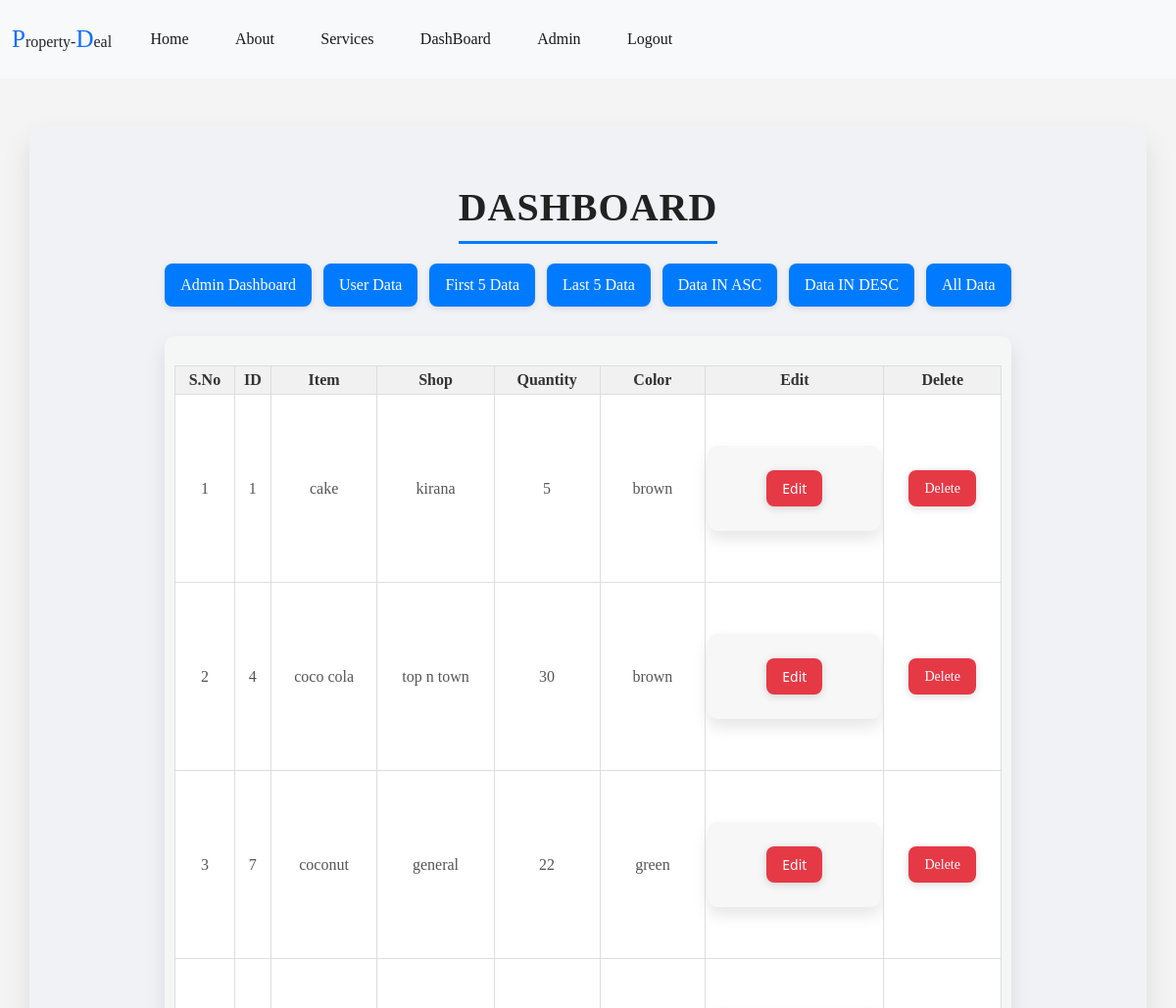
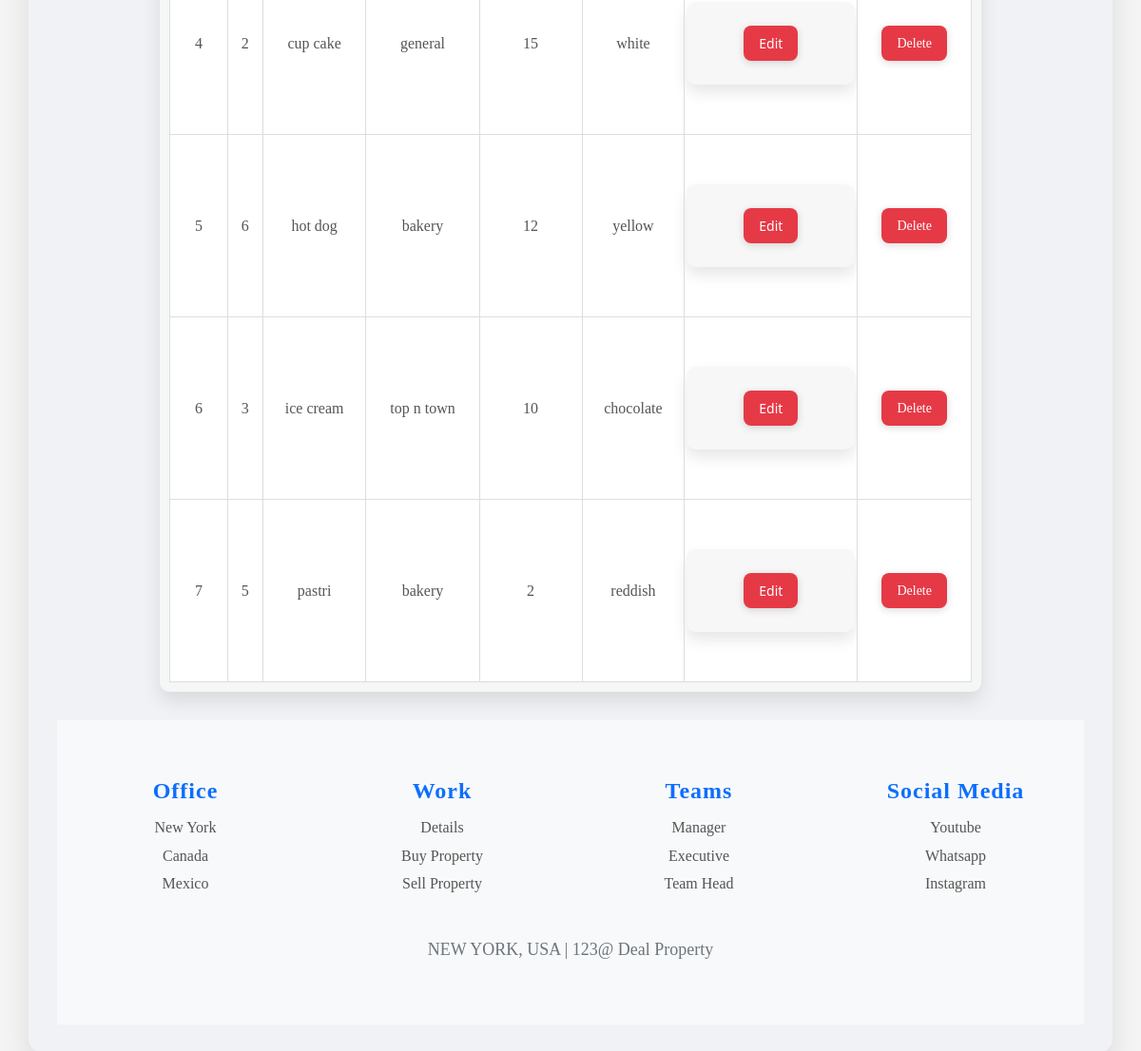
The page /asc/5/ on the database as committed earlier (2 pictures, top to bottom).
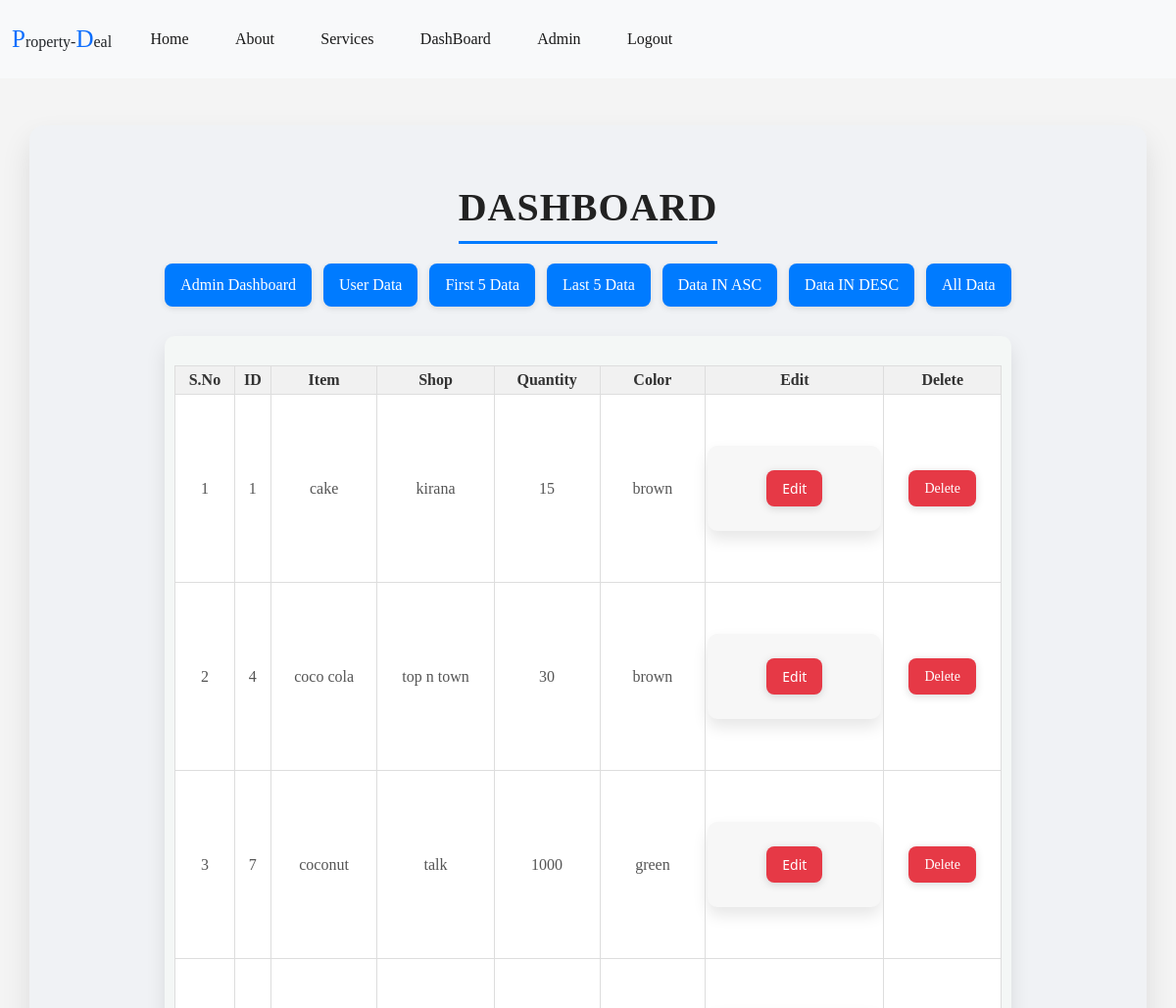
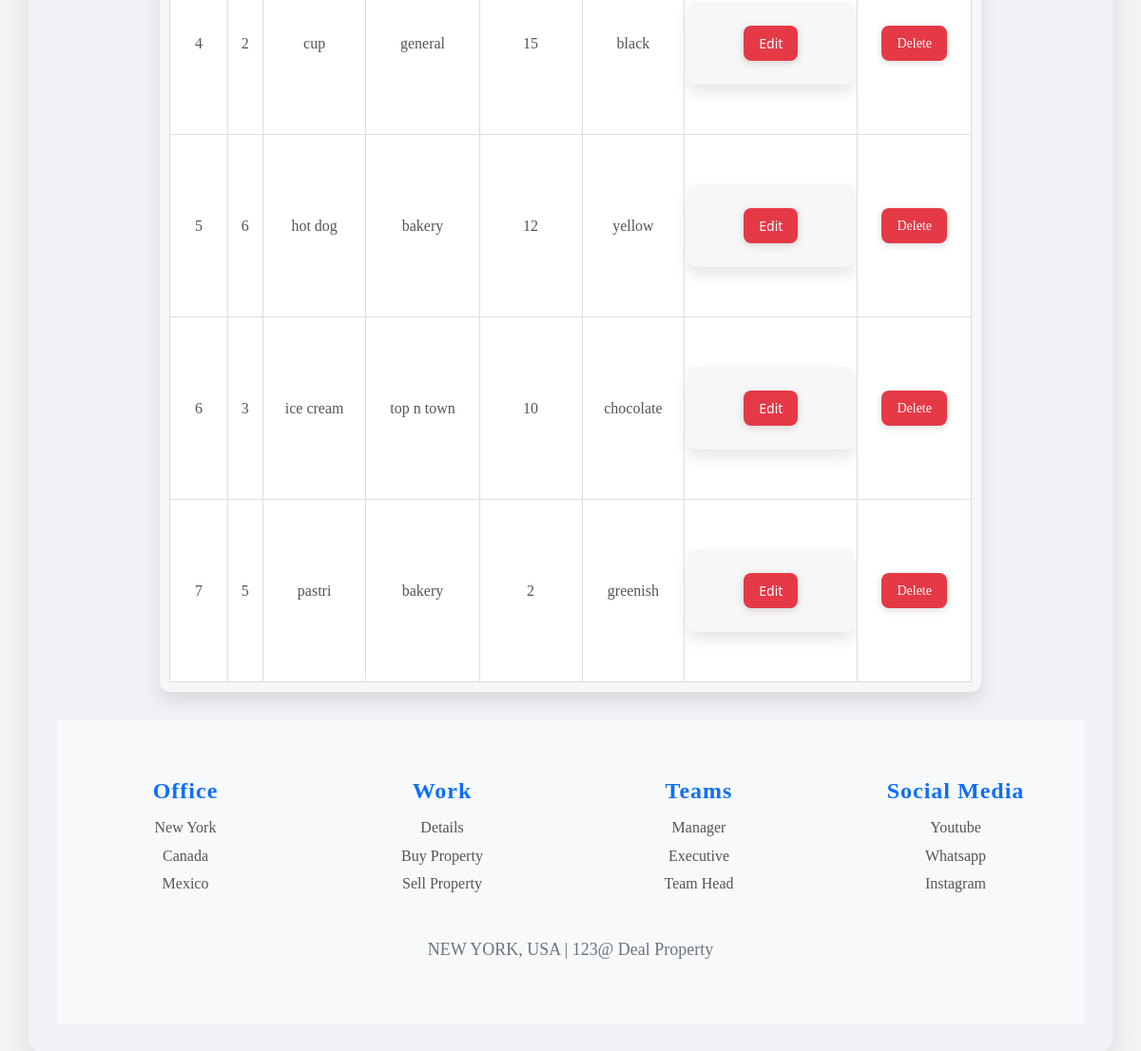
The same page on the database as committed later (2 pictures, top to bottom).
### app/models.py (models this page shows)
class Items(models.Model):
    item        = models.CharField(max_length=100)
    shop        = models.CharField(max_length=100)
    quantity    = models.IntegerField()
    color       = models.CharField(max_length=50)

### app/views.py (the view)
# urls.py: path('asc/<int:pk>/', views.asc, name='asc'),
def asc(request,pk):
    userdata=Students.objects.get(id=pk)
    key = Items.objects.order_by('item')
    return render(request, 'dashboard.html', {'userdata':userdata,'key':key})

### app/templates/dashboard.html (shortened to what this page needs)
{% extends "base.html" %}
{% load static %}
{% block css %}
 <link rel="stylesheet" href="{% static 'css/style.css' %}">
{% endblock %}
{% block content %}
<h1 class="dashboard-title">Dashboard</h1>
<div class="dashboard-links">
  <a href="{% url 'alldata1' pk=userdata.id %}" class="dashboard-link">Admin Dashboard</a>
  <a href="{% url 'dashboard' pk=userdata.id %}" class="dashboard-link">User Data</a>
  <a href="{% url 'first' pk=userdata.id %}" class="dashboard-link">First 5 Data</a>
  <a href="{% url 'last' pk=userdata.id %}" class="dashboard-link">Last 5 Data</a>
  <a href="{% url 'asc' pk=userdata.id %}" class="dashboard-link">Data IN ASC</a>
  <a href="{% url 'desc' pk=userdata.id %}" class="dashboard-link">Data IN DESC</a>
  <a href="{% url 'alld' pk=userdata.id %}" class="dashboard-link">All Data</a>
</div>
{% if userdata %}
    {% if key %}
    <div class="userbox">
      <table class="usertable" border="1">
      <tr>
        <th>S.No</th>
        <th>ID</th>
        <th>Item</th>
        <th>Shop</th>
        <th>Quantity</th>
        <th>Color</th>
        <th>Edit</th>
        <th>Delete</th>
      </tr>
      {% for i in key %}
        <tr>
          <td>{{ forloop.counter }}</td>
          <td>{{i.id}}</td>
          <td>{{ i.item }}</td>
          <td>{{ i.shop }}</td>
          <td>{{ i.quantity }}</td>
          <td>{{ i.color }}</td>
           <td>
           <form action="{% url 'edit' pk1=userdata.id pk2=i.id %}">
            <button class="btn-delete">Edit</button>
          </form>
         </td>
         <td><a href="{% url 'delete' pk1=userdata.id pk2=i.id %}" class="btn-delete"
                       onclick="return confirm('Are you sure you want to delete this item?');" style="text-decoration: none;">Delete</a></td>
        </tr>
      {% endfor %}
    </table>
    {% endif %}
{% endif %}
{% endblock %}

Rows that differ between the two databases and show on the page:
changed Items "cake": quantity "5" → "15"
changed Items "coconut": shop "general" → "talk"; quantity "22" → "1000"
changed Items "general": item "cup cake" → "cup"; color "white" → "black"
changed Items "pastri": color "reddish" → "greenish"
